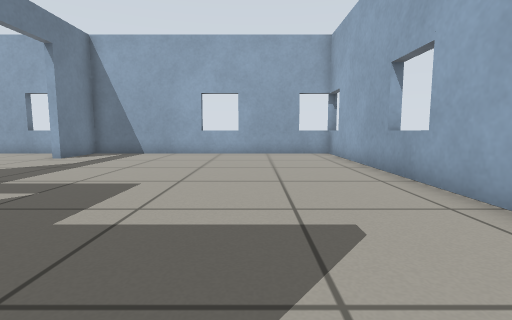
view 1 (above)

17 first-person views from a walk through a world built for the Gazebo simulator. The camera is 0.5 m above the floor, tilts 6° down and sees 85° across. The floor is counted in squares, 0.5 m on a side. Each view is taken from the middle of a square. On the plan, view 1 faces up. The plan holds only what a view shows up to about 11 squares ahead; the rest is blank.

view 2
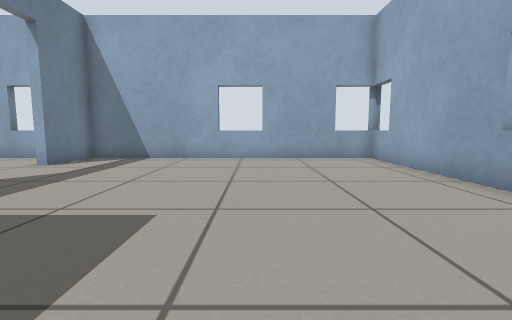

view 3
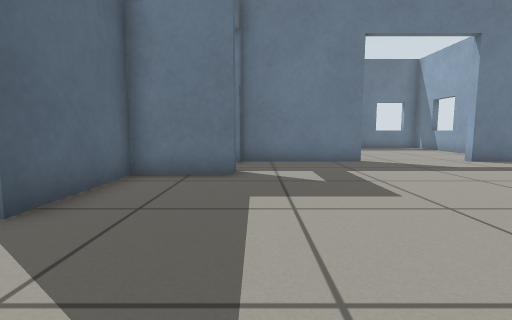

view 4
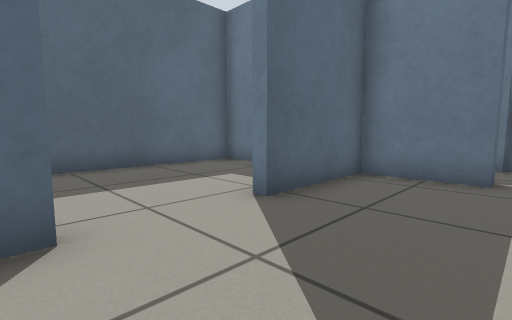

view 5
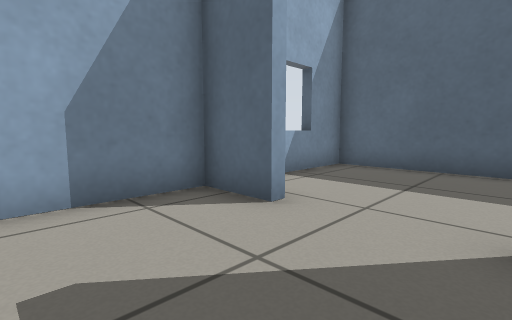

view 6
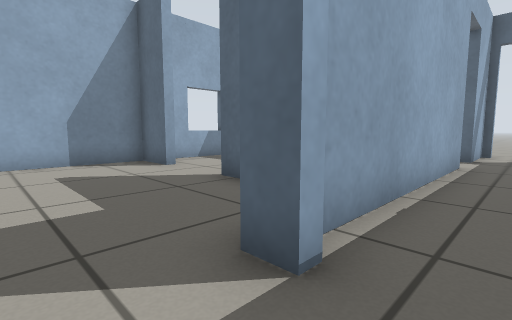

view 7
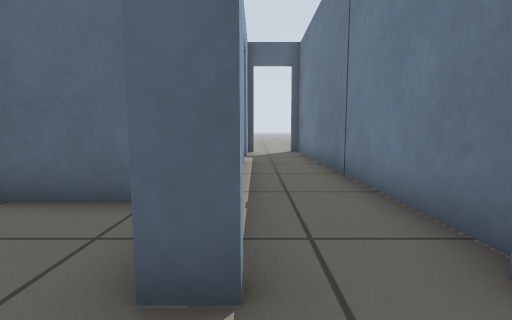

view 8
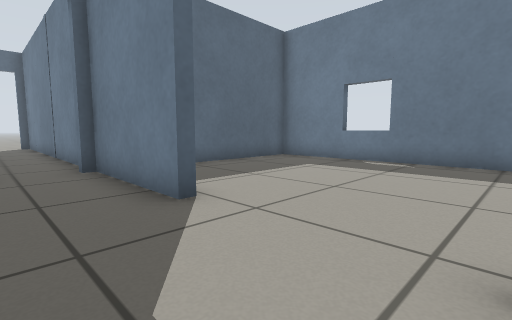

view 9
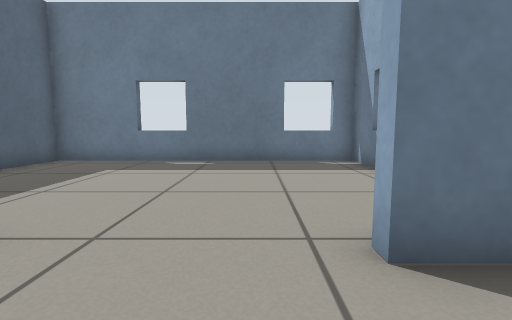

view 10
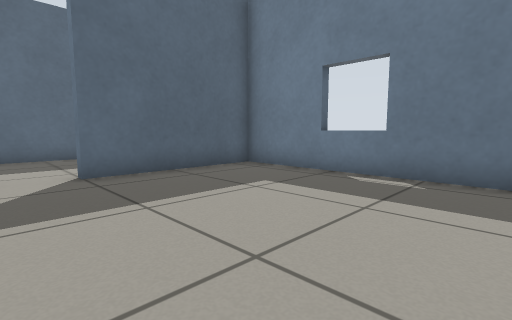

view 11
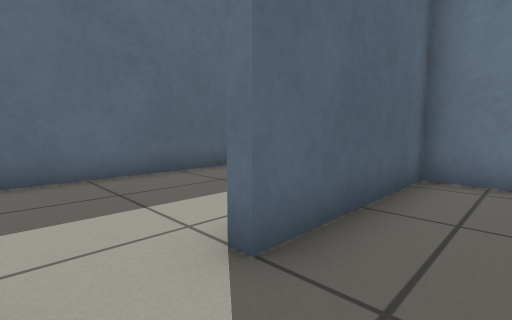

view 12
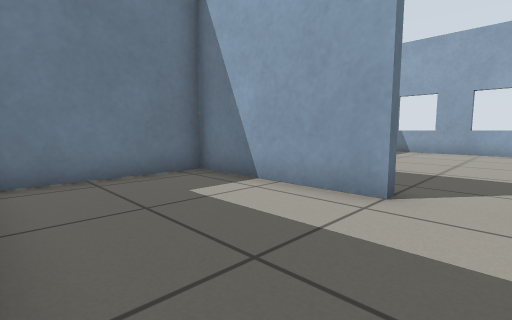

view 13
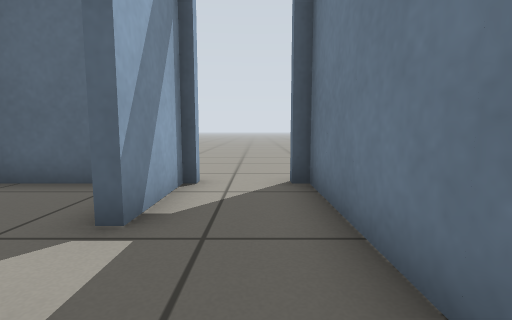

view 14
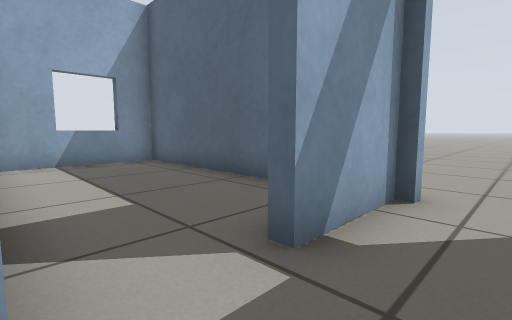

view 15
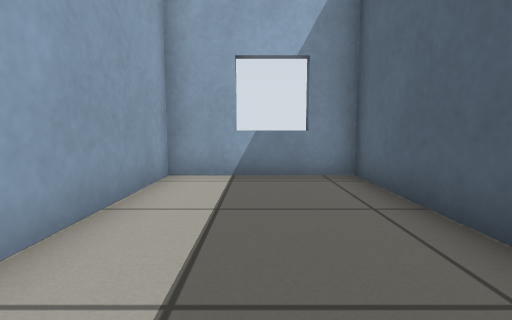

view 16
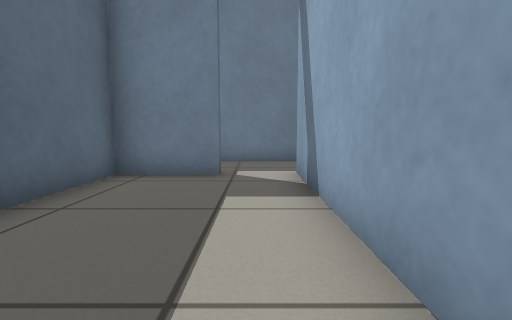

view 17
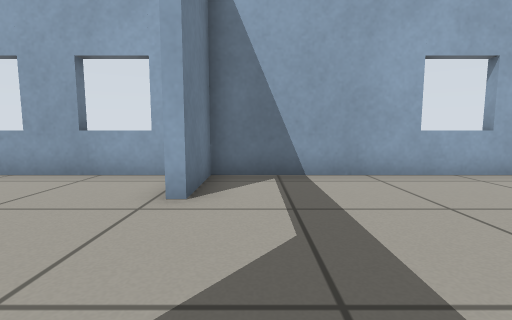

### Floor plan
Points are (right, up) in squares from view 1. A wall is a line through its corners. A room is listed if a view was taken in it or the views show most of it. See-through windows are left out.
Room 1 (view 1)
walls: (-4.3, -3.4) (-4.3, -4.7) (3.2, -4.7) (3.2, -1)
ways out: opening at (0, 0) to room 2
Room 2 (views 2, 3, 4, 5, 6, 7, 8, 9, 17)
walls: (-5, 2.5) (-4.3, 2.5) (-4.3, 0.2) (-1, 0.2); (-7, 6.5) (-7, 2.5); (1.5, 0.2) (3.2, 0.2) (3.2, 12.2) (-7, 12.2) (-7, 9.9)
ways out: opening at (0, 0) to room 1; open door at (-7, 8.5) to room 3; open door at (-5.5, 2) to room 5
Room 3 (views 10, 11)
walls: (-8, 12.2) (-14.2, 12.2) (-14.2, 2.5) (-9.4, 2.5)
ways out: open door at (-7, 8.5) to room 2; open door at (-8.5, 2) to room 4
Room 4 (view 12)
walls: (-9.4, 2.2) (-14.2, 2.1) (-14.2, -1.9); (-13.1, -2.3) (-8.3, -2.3)
ways out: open door at (-8.5, 2) to room 3
Room 5 (views 13, 14)
walls: (-4.6, -5) (-4.6, 1.8); (-7, 1.9) (-7, -9.2); (-4.9, -9.2) (-4.6, -9.2) (-4.6, -6.7)
ways out: open door at (-5.5, 2) to room 2; open door at (-4.3, -5.7) to room 6; open door at (-5.5, -9)
Room 6 (views 15, 16)
walls: (-4.3, -6.7) (-4.3, -9.2) (3.2, -9.2) (3.2, -5) (-4.6, -5)
ways out: open door at (-4.3, -5.7) to room 5

Where each view was taken, in squares from view 1:
view 1: 0 up, 0 right, facing up
view 2: 2 up, 1 left, facing up
view 3: 3 up, 2 right, facing left
view 4: 3 up, 2 right, facing down-left
view 5: 3 up, 1 left, facing down-right
view 6: 4 up, 6 left, facing down-right
view 7: 4 up, 5 left, facing down
view 8: 10 up, 5 left, facing down-left
view 9: 9 up, 5 left, facing left
view 10: 9 up, 8 left, facing down-left
view 11: 4 up, 8 left, facing down-left
view 12: 2 down, 8 left, facing up-left
view 13: 4 down, 6 left, facing down
view 14: 5 down, 6 left, facing down-right
view 15: 7 down, 3 left, facing right
view 16: 6 down, 2 right, facing left
view 17: 6 up, 6 left, facing up
